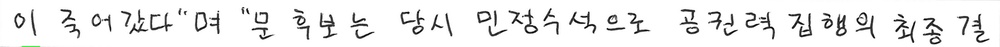
#> input picture image_src/image/1707729363.3755872.jpg, 1000 x 47 px, shrunk from 3755 x 176 before the run, given in place of 00000002.png, which was not available
$ jupyter execute Untitled12.ipynb
#> lines starting #> are read from the running program, lines starting #| are printed output that depends on the picture; after the words box and inside, x2 and y2 are one past the last pixel; in counts of white or black regions, pixels touching at a corner belong together; pictures that were not available may be replaced by others from this repository, and a replacement may not be noted
[cell 1]
import cv2
import numpy as np

[cell 2]
def find_text_contours(image):
    """
    이미지에서 글씨 윤곽선을 찾아 반환합니다.

    Args:
        image: 입력 이미지 (BGR 채널)

    Returns:
        글씨 윤곽선 리스트
    """

    # 이미지를 그레이스케일로 변환합니다.
    gray = cv2.cvtColor(image, cv2.COLOR_BGR2GRAY)

    # 가우시안 블러 적용으로 노이즈 제거
    gray = cv2.GaussianBlur(gray, (5, 5), 0)

    # Canny 에지 검출 알고리즘 적용
    edges = cv2.Canny(gray, 100, 100)
    _, thresh = cv2.threshold(gray, 127, 255, cv2.THRESH_BINARY)
    adaptive_threshold= cv2.adaptiveThreshold(gray, 255, cv2.ADAPTIVE_THRESH_GAUSSIAN_C, cv2.THRESH_BINARY, 11, 2)

    thresh = cv2.erode(thresh, None, iterations=2)
    thresh = cv2.dilate(thresh, None, iterations=2)

    # 윤곽선 추출
    contours, _ = cv2.findContours(edges, cv2.RETR_EXTERNAL, cv2.CHAIN_APPROX_SIMPLE)

    return contours

[cell 3]
def group_nearby_contours(contours):
    """
    가까운 윤곽선들을 그룹으로 묶습니다.

    Args:
        contours: 글씨 윤곽선 리스트

    Returns:
        그룹화된 윤곽선 리스트
    """

    # 최소 외곽 사각형 계산
    bounding_boxes = [cv2.boundingRect(contour) for contour in contours]

    # Hungarian 알고리즘을 이용한 최적의 매칭 찾기
    cost_matrix = np.zeros((len(bounding_boxes), len(bounding_boxes)))
    for i, bbox1 in enumerate(bounding_boxes):
        for j, bbox2 in enumerate(bounding_boxes):
            # 두 박스 중심 거리 계산
            cost_matrix[i, j] = np.linalg.norm(np.array(bbox1[0:2]) - np.array(bbox2[0:2]))

    # 최적의 매칭 결과 얻기
    matched_pairs = cv2.minMaxLoc(cost_matrix)[2]

    # 그룹화된 윤곽선 리스트 생성
    grouped_contours = []
    for i in range(len(matched_pairs)):
        if matched_pairs[i] != i:
            continue

        group = [contours[i]]
        for j in range(len(matched_pairs)):
            if matched_pairs[j] == i:
                group.append(contours[j])

        grouped_contours.append(group)

    return grouped_contours

[cell 4]
def mark_text_regions(image, grouped_contours):
    """
    이미지에 글씨 영역을 사각형으로 표시합니다.

    Args:
        image: 입력 이미지 (BGR 채널)
        grouped_contours: 그룹화된 윤곽선 리스트

    Returns:
        글씨 영역이 표시된 이미지
    """

    for group in grouped_contours:
        # 전체 그룹의 최소 외곽 사각형 계산
        x, y, w, h = cv2.boundingRect(np.vstack(group))

        # 사각형 표시
        cv2.rectangle(image, (x, y), (x+w, y+h), (0, 255, 0), 2)

    return image

[cell 5]
# 이미지 불러오기
image = cv2.imread("../dataset_dir/13.한국어글자체/01.손글씨/01_handwriting_sentence_images/1_sentence/00000002.png")
#> image is the input picture: shape (47, 1000, 3); mean B, G, R 237.1, 237.2, 237.1

# 글씨 윤곽선 찾기
contours = find_text_contours(image)
#> in find_text_contours, `gray = cv2.GaussianBlur(gray, (5, 5), 0)`:
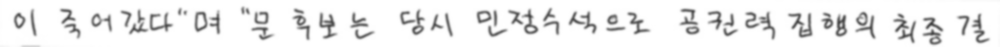
#> gray: shape (47, 1000); min 67, max 255, mean 237.2
#> in find_text_contours, `edges = cv2.Canny(gray, 100, 100)`:
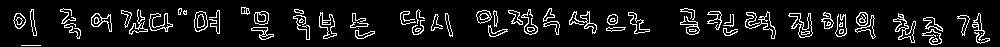
#> edges: shape (47, 1000); 8.6% white in thin lines or dots, all inside (x1, y1, x2, y2) = (13, 7, 990, 46)
#> in find_text_contours, `_, thresh = cv2.threshold(gray, 127, 255, cv2.THRESH_BINARY)`:
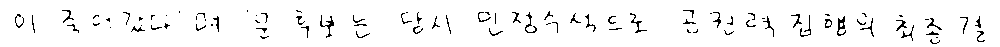
#> thresh: shape (47, 1000); 95.9% white; black in thin lines or dots, all inside (x1, y1, x2, y2) = (15, 10, 985, 44)
#> in find_text_contours, `adaptive_threshold= cv2.adaptiveThreshold(gray, 255, cv2.ADAPTIVE_THRE..`:
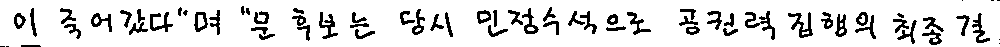
#> adaptive_threshold: shape (47, 1000); 87.2% white; 68 black regions (8 under 20 px), largest, box (x1, y1, x2, y2) and area: (745, 11, 775, 40) 269, (788, 12, 813, 38) 249, (319, 12, 338, 39) 201
#> in find_text_contours, `thresh = cv2.erode(thresh, None, iterations=2)`:
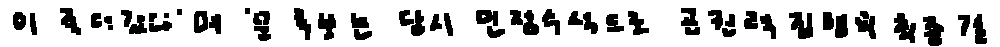
#> thresh: shape (47, 1000); 79.8% white; 48 black regions, largest, box (x1, y1, x2, y2) and area: (923, 16, 944, 46) 431, (510, 10, 539, 35) 428, (789, 12, 813, 39) 425
#> in find_text_contours, `thresh = cv2.dilate(thresh, None, iterations=2)`:
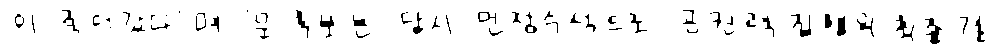
#> thresh: shape (47, 1000); 94.3% white; 59 black regions (18 under 20 px)
#> in find_text_contours, `contours, _ = cv2.findContours(edges, cv2.RETR_EXTERNAL, cv2.CHAIN_APP..`: contours = 63 contours, 26 with area under 20; largest, box (x1, y1, x2, y2) and area: (788, 13, 813, 38) 246, (893, 13, 916, 43) 216, (194, 11, 208, 32) 212, (319, 12, 337, 39) 200, (91, 13, 112, 32) 178

# 가까운 윤곽선 그룹화
grouped_contours = group_nearby_contours(contours)
#> in group_nearby_contours, `bounding_boxes = [cv2.boundingRect(contour) for contour in contours]`: bounding_boxes = 63 items, first 6: (21, 45, 20, 1), (932, 38, 6, 5), (937, 35, 1, 1), (981, 33, 1, 1), (355, 30, 20, 9), (922, 29, 20, 16)
#> in group_nearby_contours, `cost_matrix = np.zeros((len(bounding_boxes), len(bounding_boxes)))`: cost_matrix: shape (63, 63) float64; every value is 0
#> the loop in group_nearby_contours, `for i, bbox1 in enumerate(bounding_boxes):` made 63 passes
#> bbox1 on passes 1 to 12: (21, 45, 20, 1), (932, 38, 6, 5), (937, 35, 1, 1), (981, 33, 1, 1), (355, 30, 20, 9), (922, 29, 20, 16), (839, 29, 5, 5), (723, 28, 15, 8), (415, 28, 6, 4), (358, 28, 1, 1), (606, 27, 20, 5), (527, 27, 8, 5)
#> after the loop in group_nearby_contours, `for i, bbox1 in enumerate(bounding_boxes):`:
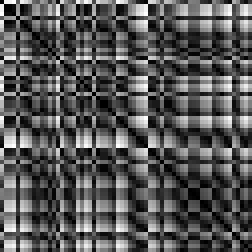
#> cost_matrix: shape (63, 63) float64 (shown 4 times larger); min 0, max 968.2, mean 331; drawn with min black and max white
#> in group_nearby_contours, `matched_pairs = cv2.minMaxLoc(cost_matrix)[2]`: matched_pairs = (0, 0)
#> the loop in group_nearby_contours, `for i in range(len(matched_pairs)):` made 2 passes
#> after the loop in group_nearby_contours, `for i in range(len(matched_pairs)):`: grouped_contours = 1 item
#> grouped_contours = 1 item

# 글씨 영역 표시
marked_image = mark_text_regions(image, grouped_contours)
#> the loop in mark_text_regions, `for group in grouped_contours:` made 1 pass
#> (group, x, y, w, h) on pass 1: (3 contours, all with area under 20, 21, 38, 917, 8)
#> after the loop in mark_text_regions, `for group in grouped_contours:`:
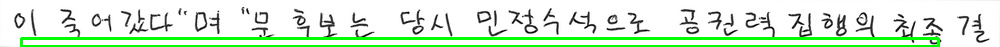
#> image: shape (47, 1000, 3); 9.85% of pixels changed, all inside (x1, y1, x2, y2) = (20, 37, 940, 47)

[cell 6]
from time import time

# 결과 이미지 출력
cv2.imwrite(f'./image/{time()}.jpg', image)
#> Out = True
